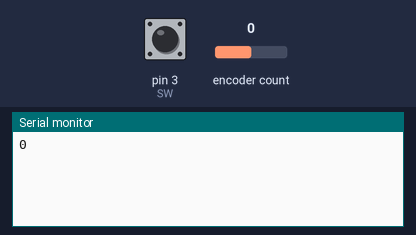
Simulated run of this sketch. Board: Arduino Uno, built with avr-gcc and run on an emulated ATmega328P. Shown: the last lines printed to the serial monitor. Inputs (shaded band) come from the test bench; at power-on: pin 3 (SW) HIGH, encoder count 0.

Above: at 1.2 s.
1.3 s: pin 3 (SW) pulled LOW for 0.15 s
At 1.8 s:
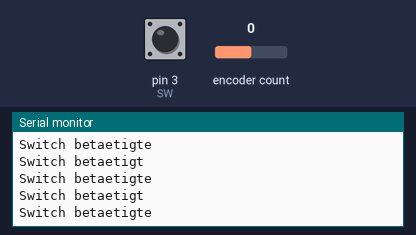
2.9 s: encoder count set to 1
At 3.7 s:
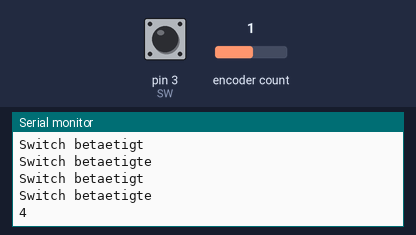
4.4 s: encoder count set to 2
At 4.8 s:
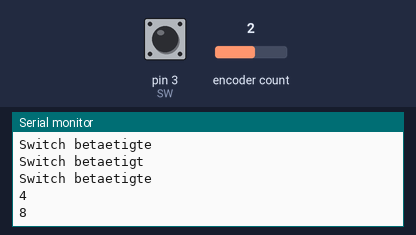

Measured:
- after the input at 1.3 s, the serial monitor: prints a new line at once (image 1)
- after the input at 2.9 s, the serial monitor: prints a new line at once (image 2)
- after the input at 4.4 s, the serial monitor: prints a new line at once (image 3)

The sketch:

Encoder.ino
```cpp
/**@file */

/**
 * @brief Programm für den Test der Funktionalität eines Drehwinkel-Encoders
 *
 * Dieses Programm testet die Ansteuerung und Funktionalität eines Drehwinkel-Encoders
 */


#include <Encoder.h>    // Verwendung der  Bibliothek

const int CLK = 9;
const int DT = 2;
const int SW = 3;
long altePosition = -999;  // Definition der "alten" Position (Diese fiktive alte Position wird benötigt, damit die aktuelle Position später im seriellen Monitor nur dann angezeigt wird, wenn wir den Rotary Head bewegen)

Encoder meinEncoder(DT,CLK);  // An dieser Stelle wird ein neues Encoder Projekt erstellt. Dabei wird die Verbindung über die zuvor definierten Varibalen (DT und CLK) hergestellt.


void setup()   // Beginn des Setups

{
  Serial.begin(9600);

  pinMode(SW, INPUT);   // Hier wird der Interrupt installiert.

  // attachInterrupt(digitalPinToInterrupt(SW), Interrupt, CHANGE); // Sobald sich der Status (CHANGE) des Interrupt Pins (SW = D2) ändern, soll der Interrupt Befehl (onInterrupt)ausgeführt werden.
}


void loop()

{

    long neuePosition = meinEncoder.read();  // Die "neue" Position des Encoders wird definiert. Dabei wird die aktuelle Position des Encoders über die Variable.Befehl() ausgelesen.

        if (neuePosition != altePosition)  // Sollte die neue Position ungleich der alten (-999) sein (und nur dann!!)...
        {
        altePosition = neuePosition;
        Serial.println(neuePosition);      // ...soll die aktuelle Position im seriellen Monitor ausgegeben werden.
        }
  int StatusTaster = digitalRead(SW);
  if (StatusTaster == 0) {
    Serial.println("Switch betaetigt"); //... das Signal ausgegeben wurde, wird das Programm fortgeführt.
    Serial.println("Switch betaetigte");
  }
}

/* void Interrupt() // Beginn des Interrupts. Wenn der Rotary Knopf betätigt wird, springt das Programm automatisch an diese Stelle. Nachdem...
{
  Serial.println("Switch betaetigt"); //... das Signal ausgegeben wurde, wird das Programm fortgeführt.
  return;
} */
```
